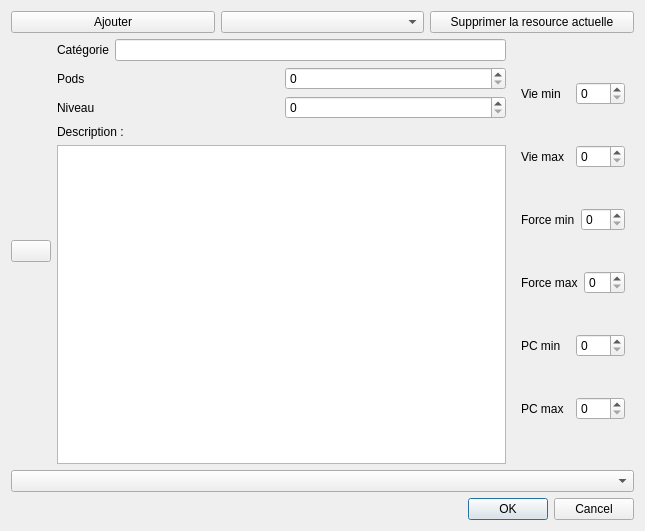
<?xml version="1.0" encoding="UTF-8"?>
<ui version="4.0">
 <class>EditerRessources</class>
 <widget class="QDialog" name="EditerRessources">
  <property name="geometry">
   <rect>
    <x>0</x>
    <y>0</y>
    <width>645</width>
    <height>531</height>
   </rect>
  </property>
  <property name="windowTitle">
   <string>Dialog</string>
  </property>
  <layout class="QVBoxLayout" name="verticalLayout_2">
   <item>
    <layout class="QHBoxLayout" name="lay_haut">
     <item>
      <widget class="QPushButton" name="ajouter">
       <property name="text">
        <string>Ajouter</string>
       </property>
      </widget>
     </item>
     <item>
      <widget class="QComboBox" name="select_resource"/>
     </item>
     <item>
      <widget class="QPushButton" name="supprimer">
       <property name="text">
        <string>Supprimer la resource actuelle</string>
       </property>
      </widget>
     </item>
    </layout>
   </item>
   <item>
    <layout class="QHBoxLayout" name="lay_bas">
     <item>
      <widget class="QPushButton" name="image">
       <property name="text">
        <string/>
       </property>
      </widget>
     </item>
     <item>
      <layout class="QVBoxLayout" name="partie_resource">
       <item>
        <layout class="QHBoxLayout" name="lay_categorie">
         <item>
          <widget class="QLabel" name="text_categorie">
           <property name="text">
            <string>Catégorie</string>
           </property>
          </widget>
         </item>
         <item>
          <widget class="QLineEdit" name="categorie"/>
         </item>
        </layout>
       </item>
       <item>
        <layout class="QHBoxLayout" name="lay_pods">
         <item>
          <widget class="QLabel" name="text_pods">
           <property name="text">
            <string>Pods</string>
           </property>
          </widget>
         </item>
         <item>
          <widget class="QSpinBox" name="pods"/>
         </item>
        </layout>
       </item>
       <item>
        <layout class="QHBoxLayout" name="lay_niveau">
         <item>
          <widget class="QLabel" name="text_niveau">
           <property name="text">
            <string>Niveau</string>
           </property>
          </widget>
         </item>
         <item>
          <widget class="QSpinBox" name="niveau"/>
         </item>
        </layout>
       </item>
       <item>
        <widget class="QLabel" name="text_description">
         <property name="text">
          <string>Description :</string>
         </property>
        </widget>
       </item>
       <item>
        <widget class="QPlainTextEdit" name="description"/>
       </item>
      </layout>
     </item>
     <item>
      <widget class="QWidget" name="partie_equipement" native="true">
       <layout class="QVBoxLayout" name="verticalLayout">
        <item>
         <layout class="QHBoxLayout" name="horizontalLayout">
          <item>
           <widget class="QLabel" name="text_vie_min">
            <property name="text">
             <string>Vie min</string>
            </property>
           </widget>
          </item>
          <item>
           <widget class="QSpinBox" name="vie_min"/>
          </item>
         </layout>
        </item>
        <item>
         <layout class="QHBoxLayout" name="lay_vie_max">
          <item>
           <widget class="QLabel" name="text_vie_max">
            <property name="text">
             <string>Vie max</string>
            </property>
           </widget>
          </item>
          <item>
           <widget class="QSpinBox" name="vie_max"/>
          </item>
         </layout>
        </item>
        <item>
         <layout class="QHBoxLayout" name="lay_force_min">
          <item>
           <widget class="QLabel" name="text_force_min">
            <property name="text">
             <string>Force min</string>
            </property>
           </widget>
          </item>
          <item>
           <widget class="QSpinBox" name="force_min"/>
          </item>
         </layout>
        </item>
        <item>
         <layout class="QHBoxLayout" name="lay_force_max">
          <item>
           <widget class="QLabel" name="text_force_max">
            <property name="text">
             <string>Force max</string>
            </property>
           </widget>
          </item>
          <item>
           <widget class="QSpinBox" name="force_max"/>
          </item>
         </layout>
        </item>
        <item>
         <layout class="QHBoxLayout" name="lay_PC_min">
          <item>
           <widget class="QLabel" name="text_PC_min">
            <property name="text">
             <string>PC min</string>
            </property>
           </widget>
          </item>
          <item>
           <widget class="QSpinBox" name="PC_min"/>
          </item>
         </layout>
        </item>
        <item>
         <layout class="QHBoxLayout" name="lay_PC_max">
          <item>
           <widget class="QLabel" name="text_PC_max">
            <property name="text">
             <string>PC max</string>
            </property>
           </widget>
          </item>
          <item>
           <widget class="QSpinBox" name="PC_max"/>
          </item>
         </layout>
        </item>
       </layout>
      </widget>
     </item>
    </layout>
   </item>
   <item>
    <widget class="QComboBox" name="spell"/>
   </item>
   <item>
    <widget class="QDialogButtonBox" name="buttonBox">
     <property name="orientation">
      <enum>Qt::Horizontal</enum>
     </property>
     <property name="standardButtons">
      <set>QDialogButtonBox::Cancel|QDialogButtonBox::Ok</set>
     </property>
    </widget>
   </item>
  </layout>
 </widget>
 <resources/>
 <connections>
  <connection>
   <sender>buttonBox</sender>
   <signal>accepted()</signal>
   <receiver>EditerRessources</receiver>
   <slot>accept()</slot>
   <hints>
    <hint type="sourcelabel">
     <x>248</x>
     <y>254</y>
    </hint>
    <hint type="destinationlabel">
     <x>157</x>
     <y>274</y>
    </hint>
   </hints>
  </connection>
  <connection>
   <sender>buttonBox</sender>
   <signal>rejected()</signal>
   <receiver>EditerRessources</receiver>
   <slot>reject()</slot>
   <hints>
    <hint type="sourcelabel">
     <x>316</x>
     <y>260</y>
    </hint>
    <hint type="destinationlabel">
     <x>286</x>
     <y>274</y>
    </hint>
   </hints>
  </connection>
 </connections>
</ui>
